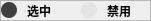
  <widget class="QFrame" name="frameFlag">
   <property name="geometry">
    <rect>
     <x>450</x>
     <y>390</y>
     <width>151</width>
     <height>21</height>
    </rect>
   </property>
   <property name="frameShape">
    <enum>QFrame::Shape::StyledPanel</enum>
   </property>
   <property name="frameShadow">
    <enum>QFrame::Shadow::Raised</enum>
   </property>
   <layout class="QHBoxLayout" name="horizontalLayout">
    <property name="spacing">
     <number>10</number>
    </property>
    <property name="leftMargin">
     <number>0</number>
    </property>
    <property name="topMargin">
     <number>0</number>
    </property>
    <property name="rightMargin">
     <number>0</number>
    </property>
    <property name="bottomMargin">
     <number>0</number>
    </property>
    <item>
     <widget class="QLabel" name="labelFlag1">
      <property name="minimumSize">
       <size>
        <width>16</width>
        <height>16</height>
       </size>
      </property>
      <property name="maximumSize">
       <size>
        <width>16</width>
        <height>16</height>
       </size>
      </property>
      <property name="styleSheet">
       <string notr="true">QLabel {width: 16px;height:16px;background-color:#3F3F3F;border:1px soild #3F3F3F;border-radius:8px;}</string>
      </property>
      <property name="text">
       <string/>
      </property>
     </widget>
    </item>
    <item>
     <widget class="QLabel" name="labelFlag2">
      <property name="font">
       <font>
        <family>MiSans</family>
        <bold>true</bold>
       </font>
      </property>
      <property name="text">
       <string>选中</string>
      </property>
     </widget>
    </item>
    <item>
     <widget class="QLabel" name="labelFlag4">
      <property name="minimumSize">
       <size>
        <width>16</width>
        <height>16</height>
       </size>
      </property>
      <property name="maximumSize">
       <size>
        <width>16</width>
        <height>16</height>
       </size>
      </property>
      <property name="styleSheet">
       <string notr="true">QLabel {width: 16px;height:16px;background-color:#E4E4E4;border:1px soild #E4E4E4;border-radius:8px;}</string>
      </property>
      <property name="text">
       <string/>
      </property>
     </widget>
    </item>
    <item>
     <widget class="QLabel" name="labelFlag3">
      <property name="font">
       <font>
        <family>MiSans</family>
        <bold>true</bold>
       </font>
      </property>
      <property name="text">
       <string>禁用</string>
      </property>
     </widget>
    </item>
   </layout>
  </widget>
